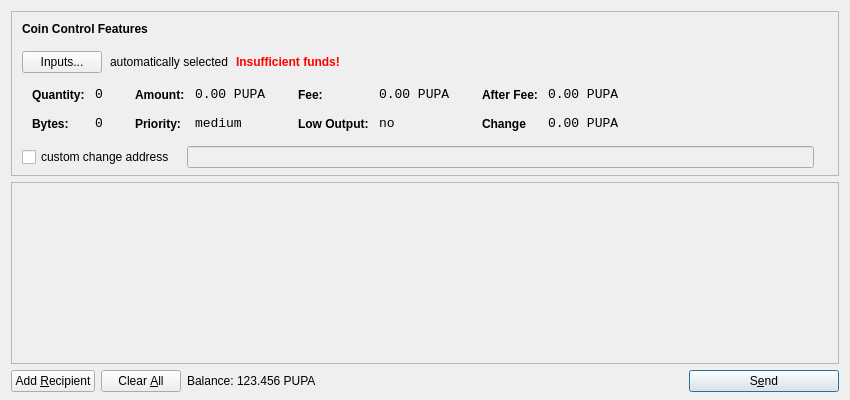
<?xml version="1.0" encoding="UTF-8"?>
<ui version="4.0">
 <class>SendCoinsDialog</class>
 <widget class="QDialog" name="SendCoinsDialog">
  <property name="geometry">
   <rect>
    <x>0</x>
    <y>0</y>
    <width>850</width>
    <height>400</height>
   </rect>
  </property>
  <property name="windowTitle">
   <string>Send Coins</string>
  </property>
  <layout class="QVBoxLayout" name="verticalLayout" stretch="0,1,0">
   <property name="bottomMargin">
    <number>8</number>
   </property>
   <item>
    <widget class="QFrame" name="frameCoinControl">
     <property name="sizePolicy">
      <sizepolicy hsizetype="Expanding" vsizetype="Expanding">
       <horstretch>0</horstretch>
       <verstretch>0</verstretch>
      </sizepolicy>
     </property>
     <property name="maximumSize">
      <size>
       <width>16777215</width>
       <height>16777215</height>
      </size>
     </property>
     <property name="frameShape">
      <enum>QFrame::StyledPanel</enum>
     </property>
     <property name="frameShadow">
      <enum>QFrame::Sunken</enum>
     </property>
     <layout class="QVBoxLayout" name="verticalLayoutCoinControl2">
      <property name="spacing">
       <number>-1</number>
      </property>
      <property name="leftMargin">
       <number>0</number>
      </property>
      <property name="topMargin">
       <number>0</number>
      </property>
      <property name="rightMargin">
       <number>0</number>
      </property>
      <property name="bottomMargin">
       <number>6</number>
      </property>
      <item>
       <layout class="QVBoxLayout" name="verticalLayoutCoinControl" stretch="0,0,0,0,1">
        <property name="spacing">
         <number>0</number>
        </property>
        <property name="leftMargin">
         <number>10</number>
        </property>
        <property name="topMargin">
         <number>10</number>
        </property>
        <item>
         <layout class="QHBoxLayout" name="horizontalLayoutCoinControl1">
          <property name="bottomMargin">
           <number>15</number>
          </property>
          <item>
           <widget class="QLabel" name="labelCoinControlFeatures">
            <property name="sizePolicy">
             <sizepolicy hsizetype="Preferred" vsizetype="Maximum">
              <horstretch>0</horstretch>
              <verstretch>0</verstretch>
             </sizepolicy>
            </property>
            <property name="font">
             <font>
              <weight>75</weight>
              <bold>true</bold>
             </font>
            </property>
            <property name="styleSheet">
             <string notr="true">font-weight:bold;</string>
            </property>
            <property name="text">
             <string>Coin Control Features</string>
            </property>
           </widget>
          </item>
         </layout>
        </item>
        <item>
         <layout class="QHBoxLayout" name="horizontalLayoutCoinControl2" stretch="0,0,0,0">
          <property name="spacing">
           <number>8</number>
          </property>
          <property name="bottomMargin">
           <number>10</number>
          </property>
          <item>
           <widget class="QPushButton" name="pushButtonCoinControl">
            <property name="styleSheet">
             <string notr="true"/>
            </property>
            <property name="text">
             <string>Inputs...</string>
            </property>
           </widget>
          </item>
          <item>
           <widget class="QLabel" name="labelCoinControlAutomaticallySelected">
            <property name="text">
             <string>automatically selected</string>
            </property>
            <property name="margin">
             <number>5</number>
            </property>
           </widget>
          </item>
          <item>
           <widget class="QLabel" name="labelCoinControlInsuffFunds">
            <property name="font">
             <font>
              <weight>75</weight>
              <bold>true</bold>
             </font>
            </property>
            <property name="styleSheet">
             <string notr="true">color:red;font-weight:bold;</string>
            </property>
            <property name="text">
             <string>Insufficient funds!</string>
            </property>
            <property name="margin">
             <number>5</number>
            </property>
           </widget>
          </item>
          <item>
           <spacer name="horizontalSpacerCoinControl">
            <property name="orientation">
             <enum>Qt::Horizontal</enum>
            </property>
            <property name="sizeHint" stdset="0">
             <size>
              <width>40</width>
              <height>1</height>
             </size>
            </property>
           </spacer>
          </item>
         </layout>
        </item>
        <item>
         <widget class="QWidget" name="widgetCoinControl" native="true">
          <property name="sizePolicy">
           <sizepolicy hsizetype="Preferred" vsizetype="Preferred">
            <horstretch>0</horstretch>
            <verstretch>0</verstretch>
           </sizepolicy>
          </property>
          <property name="minimumSize">
           <size>
            <width>0</width>
            <height>0</height>
           </size>
          </property>
          <property name="styleSheet">
           <string notr="true"/>
          </property>
          <layout class="QHBoxLayout" name="horizontalLayoutCoinControl5">
           <property name="margin">
            <number>0</number>
           </property>
           <item>
            <layout class="QHBoxLayout" name="horizontalLayoutCoinControl3" stretch="0,0,0,1">
             <property name="spacing">
              <number>20</number>
             </property>
             <property name="topMargin">
              <number>0</number>
             </property>
             <property name="bottomMargin">
              <number>10</number>
             </property>
             <item>
              <layout class="QFormLayout" name="formLayoutCoinControl1">
               <property name="horizontalSpacing">
                <number>10</number>
               </property>
               <property name="verticalSpacing">
                <number>14</number>
               </property>
               <property name="leftMargin">
                <number>10</number>
               </property>
               <property name="topMargin">
                <number>4</number>
               </property>
               <property name="rightMargin">
                <number>6</number>
               </property>
               <item row="0" column="0">
                <widget class="QLabel" name="labelCoinControlQuantityText">
                 <property name="styleSheet">
                  <string notr="true">font-weight:bold;</string>
                 </property>
                 <property name="text">
                  <string>Quantity:</string>
                 </property>
                 <property name="margin">
                  <number>0</number>
                 </property>
                </widget>
               </item>
               <item row="0" column="1">
                <widget class="QLabel" name="labelCoinControlQuantity">
                 <property name="font">
                  <font>
                   <family>Monospace</family>
                   <pointsize>10</pointsize>
                  </font>
                 </property>
                 <property name="cursor">
                  <cursorShape>IBeamCursor</cursorShape>
                 </property>
                 <property name="contextMenuPolicy">
                  <enum>Qt::ActionsContextMenu</enum>
                 </property>
                 <property name="text">
                  <string>0</string>
                 </property>
                 <property name="margin">
                  <number>0</number>
                 </property>
                 <property name="textInteractionFlags">
                  <set>Qt::LinksAccessibleByMouse|Qt::TextSelectableByKeyboard|Qt::TextSelectableByMouse</set>
                 </property>
                </widget>
               </item>
               <item row="1" column="0">
                <widget class="QLabel" name="labelCoinControlBytesText">
                 <property name="styleSheet">
                  <string notr="true">font-weight:bold;</string>
                 </property>
                 <property name="text">
                  <string>Bytes:</string>
                 </property>
                </widget>
               </item>
               <item row="1" column="1">
                <widget class="QLabel" name="labelCoinControlBytes">
                 <property name="font">
                  <font>
                   <family>Monospace</family>
                   <pointsize>10</pointsize>
                  </font>
                 </property>
                 <property name="cursor">
                  <cursorShape>IBeamCursor</cursorShape>
                 </property>
                 <property name="contextMenuPolicy">
                  <enum>Qt::ActionsContextMenu</enum>
                 </property>
                 <property name="text">
                  <string>0</string>
                 </property>
                 <property name="textInteractionFlags">
                  <set>Qt::LinksAccessibleByMouse|Qt::TextSelectableByKeyboard|Qt::TextSelectableByMouse</set>
                 </property>
                </widget>
               </item>
              </layout>
             </item>
             <item>
              <layout class="QFormLayout" name="formLayoutCoinControl2">
               <property name="horizontalSpacing">
                <number>10</number>
               </property>
               <property name="verticalSpacing">
                <number>14</number>
               </property>
               <property name="leftMargin">
                <number>6</number>
               </property>
               <property name="topMargin">
                <number>4</number>
               </property>
               <property name="rightMargin">
                <number>6</number>
               </property>
               <item row="0" column="0">
                <widget class="QLabel" name="labelCoinControlAmountText">
                 <property name="styleSheet">
                  <string notr="true">font-weight:bold;</string>
                 </property>
                 <property name="text">
                  <string>Amount:</string>
                 </property>
                 <property name="margin">
                  <number>0</number>
                 </property>
                </widget>
               </item>
               <item row="0" column="1">
                <widget class="QLabel" name="labelCoinControlAmount">
                 <property name="font">
                  <font>
                   <family>Monospace</family>
                   <pointsize>10</pointsize>
                  </font>
                 </property>
                 <property name="cursor">
                  <cursorShape>IBeamCursor</cursorShape>
                 </property>
                 <property name="contextMenuPolicy">
                  <enum>Qt::ActionsContextMenu</enum>
                 </property>
                 <property name="text">
                  <string notr="true">0.00 PUPA</string>
                 </property>
                 <property name="textInteractionFlags">
                  <set>Qt::LinksAccessibleByMouse|Qt::TextSelectableByKeyboard|Qt::TextSelectableByMouse</set>
                 </property>
                </widget>
               </item>
               <item row="1" column="0">
                <widget class="QLabel" name="labelCoinControlPriorityText">
                 <property name="styleSheet">
                  <string notr="true">font-weight:bold;</string>
                 </property>
                 <property name="text">
                  <string>Priority:</string>
                 </property>
                </widget>
               </item>
               <item row="1" column="1">
                <widget class="QLabel" name="labelCoinControlPriority">
                 <property name="font">
                  <font>
                   <family>Monospace</family>
                   <pointsize>10</pointsize>
                  </font>
                 </property>
                 <property name="cursor">
                  <cursorShape>IBeamCursor</cursorShape>
                 </property>
                 <property name="contextMenuPolicy">
                  <enum>Qt::ActionsContextMenu</enum>
                 </property>
                 <property name="text">
                  <string>medium</string>
                 </property>
                 <property name="textInteractionFlags">
                  <set>Qt::LinksAccessibleByMouse|Qt::TextSelectableByKeyboard|Qt::TextSelectableByMouse</set>
                 </property>
                </widget>
               </item>
              </layout>
             </item>
             <item>
              <layout class="QFormLayout" name="formLayoutCoinControl3">
               <property name="horizontalSpacing">
                <number>10</number>
               </property>
               <property name="verticalSpacing">
                <number>14</number>
               </property>
               <property name="leftMargin">
                <number>6</number>
               </property>
               <property name="topMargin">
                <number>4</number>
               </property>
               <property name="rightMargin">
                <number>6</number>
               </property>
               <item row="0" column="0">
                <widget class="QLabel" name="labelCoinControlFeeText">
                 <property name="styleSheet">
                  <string notr="true">font-weight:bold;</string>
                 </property>
                 <property name="text">
                  <string>Fee:</string>
                 </property>
                 <property name="margin">
                  <number>0</number>
                 </property>
                </widget>
               </item>
               <item row="0" column="1">
                <widget class="QLabel" name="labelCoinControlFee">
                 <property name="font">
                  <font>
                   <family>Monospace</family>
                   <pointsize>10</pointsize>
                  </font>
                 </property>
                 <property name="cursor">
                  <cursorShape>IBeamCursor</cursorShape>
                 </property>
                 <property name="contextMenuPolicy">
                  <enum>Qt::ActionsContextMenu</enum>
                 </property>
                 <property name="text">
                  <string notr="true">0.00 PUPA</string>
                 </property>
                 <property name="textInteractionFlags">
                  <set>Qt::LinksAccessibleByMouse|Qt::TextSelectableByKeyboard|Qt::TextSelectableByMouse</set>
                 </property>
                </widget>
               </item>
               <item row="1" column="0">
                <widget class="QLabel" name="labelCoinControlLowOutputText">
                 <property name="styleSheet">
                  <string notr="true">font-weight:bold;</string>
                 </property>
                 <property name="text">
                  <string>Low Output:</string>
                 </property>
                </widget>
               </item>
               <item row="1" column="1">
                <widget class="QLabel" name="labelCoinControlLowOutput">
                 <property name="font">
                  <font>
                   <family>Monospace</family>
                   <pointsize>10</pointsize>
                  </font>
                 </property>
                 <property name="cursor">
                  <cursorShape>IBeamCursor</cursorShape>
                 </property>
                 <property name="contextMenuPolicy">
                  <enum>Qt::ActionsContextMenu</enum>
                 </property>
                 <property name="text">
                  <string>no</string>
                 </property>
                 <property name="textInteractionFlags">
                  <set>Qt::LinksAccessibleByMouse|Qt::TextSelectableByKeyboard|Qt::TextSelectableByMouse</set>
                 </property>
                </widget>
               </item>
              </layout>
             </item>
             <item>
              <layout class="QFormLayout" name="formLayoutCoinControl4">
               <property name="horizontalSpacing">
                <number>10</number>
               </property>
               <property name="verticalSpacing">
                <number>14</number>
               </property>
               <property name="leftMargin">
                <number>6</number>
               </property>
               <property name="topMargin">
                <number>4</number>
               </property>
               <property name="rightMargin">
                <number>6</number>
               </property>
               <item row="0" column="0">
                <widget class="QLabel" name="labelCoinControlAfterFeeText">
                 <property name="styleSheet">
                  <string notr="true">font-weight:bold;</string>
                 </property>
                 <property name="text">
                  <string>After Fee:</string>
                 </property>
                 <property name="margin">
                  <number>0</number>
                 </property>
                </widget>
               </item>
               <item row="0" column="1">
                <widget class="QLabel" name="labelCoinControlAfterFee">
                 <property name="font">
                  <font>
                   <family>Monospace</family>
                   <pointsize>10</pointsize>
                  </font>
                 </property>
                 <property name="cursor">
                  <cursorShape>IBeamCursor</cursorShape>
                 </property>
                 <property name="contextMenuPolicy">
                  <enum>Qt::ActionsContextMenu</enum>
                 </property>
                 <property name="text">
                  <string notr="true">0.00 PUPA</string>
                 </property>
                 <property name="textInteractionFlags">
                  <set>Qt::LinksAccessibleByMouse|Qt::TextSelectableByKeyboard|Qt::TextSelectableByMouse</set>
                 </property>
                </widget>
               </item>
               <item row="1" column="0">
                <widget class="QLabel" name="labelCoinControlChangeText">
                 <property name="styleSheet">
                  <string notr="true">font-weight:bold;</string>
                 </property>
                 <property name="text">
                  <string>Change</string>
                 </property>
                </widget>
               </item>
               <item row="1" column="1">
                <widget class="QLabel" name="labelCoinControlChange">
                 <property name="font">
                  <font>
                   <family>Monospace</family>
                   <pointsize>10</pointsize>
                  </font>
                 </property>
                 <property name="cursor">
                  <cursorShape>IBeamCursor</cursorShape>
                 </property>
                 <property name="contextMenuPolicy">
                  <enum>Qt::ActionsContextMenu</enum>
                 </property>
                 <property name="text">
                  <string notr="true">0.00 PUPA</string>
                 </property>
                 <property name="textInteractionFlags">
                  <set>Qt::LinksAccessibleByMouse|Qt::TextSelectableByKeyboard|Qt::TextSelectableByMouse</set>
                 </property>
                </widget>
               </item>
              </layout>
             </item>
            </layout>
           </item>
          </layout>
         </widget>
        </item>
        <item>
         <layout class="QHBoxLayout" name="horizontalLayoutCoinControl4" stretch="0,0,0">
          <property name="spacing">
           <number>12</number>
          </property>
          <property name="sizeConstraint">
           <enum>QLayout::SetDefaultConstraint</enum>
          </property>
          <property name="topMargin">
           <number>5</number>
          </property>
          <property name="rightMargin">
           <number>5</number>
          </property>
          <item>
           <widget class="QCheckBox" name="checkBoxCoinControlChange">
            <property name="text">
             <string>custom change address</string>
            </property>
           </widget>
          </item>
          <item>
           <widget class="QLineEdit" name="lineEditCoinControlChange">
            <property name="enabled">
             <bool>false</bool>
            </property>
            <property name="sizePolicy">
             <sizepolicy hsizetype="Expanding" vsizetype="Fixed">
              <horstretch>0</horstretch>
              <verstretch>0</verstretch>
             </sizepolicy>
            </property>
           </widget>
          </item>
          <item>
           <widget class="QLabel" name="labelCoinControlChangeLabel">
            <property name="sizePolicy">
             <sizepolicy hsizetype="Preferred" vsizetype="Expanding">
              <horstretch>0</horstretch>
              <verstretch>0</verstretch>
             </sizepolicy>
            </property>
            <property name="minimumSize">
             <size>
              <width>0</width>
              <height>0</height>
             </size>
            </property>
            <property name="text">
             <string/>
            </property>
            <property name="margin">
             <number>3</number>
            </property>
           </widget>
          </item>
         </layout>
        </item>
        <item>
         <spacer name="verticalSpacerCoinControl">
          <property name="orientation">
           <enum>Qt::Vertical</enum>
          </property>
          <property name="sizeHint" stdset="0">
           <size>
            <width>800</width>
            <height>1</height>
           </size>
          </property>
         </spacer>
        </item>
       </layout>
      </item>
     </layout>
    </widget>
   </item>
   <item>
    <widget class="QScrollArea" name="scrollArea">
     <property name="widgetResizable">
      <bool>true</bool>
     </property>
     <widget class="QWidget" name="scrollAreaWidgetContents">
      <property name="geometry">
       <rect>
        <x>0</x>
        <y>0</y>
        <width>830</width>
        <height>165</height>
       </rect>
      </property>
      <layout class="QVBoxLayout" name="verticalLayout_2">
       <property name="margin">
        <number>0</number>
       </property>
       <item>
        <layout class="QVBoxLayout" name="entries">
         <property name="spacing">
          <number>6</number>
         </property>
        </layout>
       </item>
       <item>
        <spacer name="verticalSpacer">
         <property name="orientation">
          <enum>Qt::Vertical</enum>
         </property>
         <property name="sizeHint" stdset="0">
          <size>
           <width>20</width>
           <height>40</height>
          </size>
         </property>
        </spacer>
       </item>
      </layout>
     </widget>
    </widget>
   </item>
   <item>
    <layout class="QHBoxLayout" name="horizontalLayout">
     <item>
      <widget class="QPushButton" name="addButton">
       <property name="toolTip">
        <string>Send to multiple recipients at once</string>
       </property>
       <property name="text">
        <string>Add &amp;Recipient</string>
       </property>
       <property name="autoDefault">
        <bool>false</bool>
       </property>
      </widget>
     </item>
     <item>
      <widget class="QPushButton" name="clearButton">
       <property name="sizePolicy">
        <sizepolicy hsizetype="Minimum" vsizetype="Fixed">
         <horstretch>0</horstretch>
         <verstretch>0</verstretch>
        </sizepolicy>
       </property>
       <property name="toolTip">
        <string>Remove all transaction fields</string>
       </property>
       <property name="text">
        <string>Clear &amp;All</string>
       </property>
       <property name="autoRepeatDelay">
        <number>300</number>
       </property>
       <property name="autoDefault">
        <bool>false</bool>
       </property>
      </widget>
     </item>
     <item>
      <layout class="QHBoxLayout" name="horizontalLayout_2">
       <property name="spacing">
        <number>3</number>
       </property>
       <item>
        <widget class="QLabel" name="label">
         <property name="sizePolicy">
          <sizepolicy hsizetype="Preferred" vsizetype="Fixed">
           <horstretch>0</horstretch>
           <verstretch>0</verstretch>
          </sizepolicy>
         </property>
         <property name="text">
          <string>Balance:</string>
         </property>
        </widget>
       </item>
       <item>
        <widget class="QLabel" name="labelBalance">
         <property name="sizePolicy">
          <sizepolicy hsizetype="Preferred" vsizetype="Fixed">
           <horstretch>0</horstretch>
           <verstretch>0</verstretch>
          </sizepolicy>
         </property>
         <property name="cursor">
          <cursorShape>IBeamCursor</cursorShape>
         </property>
         <property name="text">
          <string notr="true">123.456 PUPA</string>
         </property>
         <property name="textInteractionFlags">
          <set>Qt::LinksAccessibleByMouse|Qt::TextSelectableByKeyboard|Qt::TextSelectableByMouse</set>
         </property>
        </widget>
       </item>
      </layout>
     </item>
     <item>
      <spacer name="horizontalSpacer">
       <property name="orientation">
        <enum>Qt::Horizontal</enum>
       </property>
       <property name="sizeHint" stdset="0">
        <size>
         <width>40</width>
         <height>20</height>
        </size>
       </property>
      </spacer>
     </item>
     <item>
      <widget class="QPushButton" name="sendButton">
       <property name="minimumSize">
        <size>
         <width>150</width>
         <height>0</height>
        </size>
       </property>
       <property name="toolTip">
        <string>Confirm the send action</string>
       </property>
       <property name="text">
        <string>S&amp;end</string>
       </property>
       <property name="icon">
        <iconset resource="../bitcoin.qrc">
         <normaloff>:/icons/send</normaloff>:/icons/send</iconset>
       </property>
       <property name="default">
        <bool>true</bool>
       </property>
      </widget>
     </item>
    </layout>
   </item>
  </layout>
 </widget>
 <resources>
  <include location="../bitcoin.qrc"/>
 </resources>
 <connections/>
</ui>
